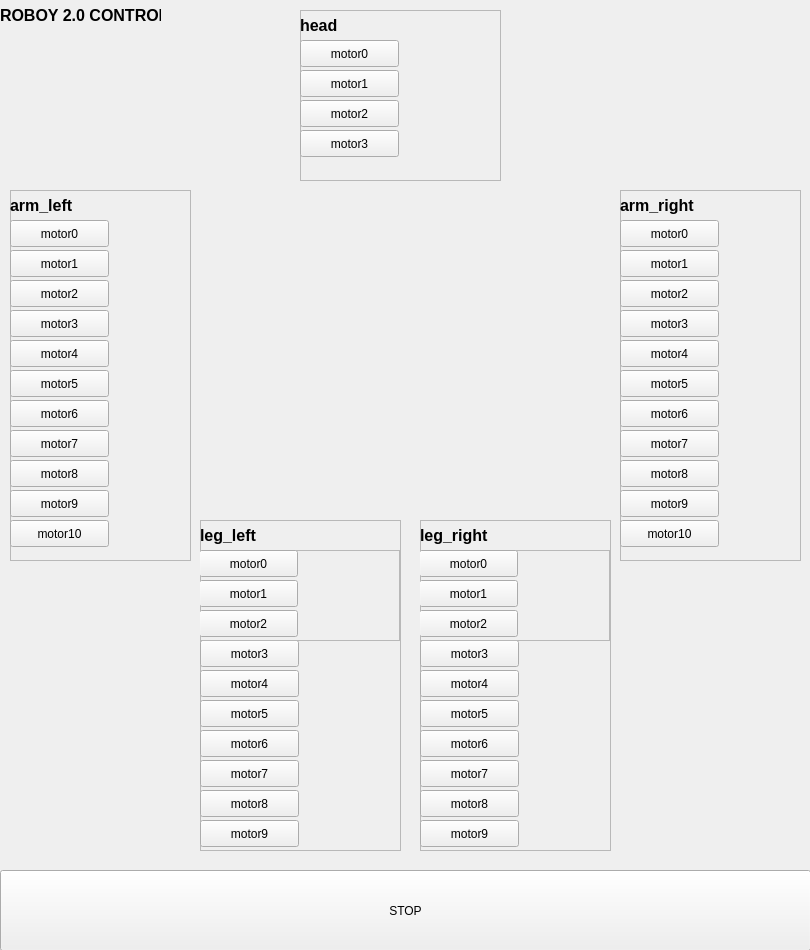
<?xml version="1.0" encoding="UTF-8"?>
<ui version="4.0">
 <class>RoboyControl</class>
 <widget class="QWidget" name="RoboyControl">
  <property name="geometry">
   <rect>
    <x>0</x>
    <y>0</y>
    <width>810</width>
    <height>950</height>
   </rect>
  </property>
  <property name="windowTitle">
   <string>Form</string>
  </property>
  <widget class="QLabel" name="label_2">
   <property name="geometry">
    <rect>
     <x>0</x>
     <y>0</y>
     <width>161</width>
     <height>31</height>
    </rect>
   </property>
   <property name="font">
    <font>
     <pointsize>12</pointsize>
     <weight>75</weight>
     <italic>false</italic>
     <bold>true</bold>
    </font>
   </property>
   <property name="text">
    <string>ROBOY 2.0 CONTROL</string>
   </property>
  </widget>
  <widget class="QFrame" name="head">
   <property name="geometry">
    <rect>
     <x>300</x>
     <y>10</y>
     <width>201</width>
     <height>171</height>
    </rect>
   </property>
   <property name="frameShape">
    <enum>QFrame::StyledPanel</enum>
   </property>
   <property name="frameShadow">
    <enum>QFrame::Raised</enum>
   </property>
   <widget class="QLabel" name="label_3">
    <property name="geometry">
     <rect>
      <x>0</x>
      <y>0</y>
      <width>81</width>
      <height>31</height>
     </rect>
    </property>
    <property name="font">
     <font>
      <pointsize>12</pointsize>
      <weight>75</weight>
      <italic>false</italic>
      <bold>true</bold>
     </font>
    </property>
    <property name="text">
     <string>head</string>
    </property>
   </widget>
   <widget class="QPushButton" name="head_motor_0">
    <property name="geometry">
     <rect>
      <x>0</x>
      <y>30</y>
      <width>99</width>
      <height>27</height>
     </rect>
    </property>
    <property name="text">
     <string>motor0</string>
    </property>
   </widget>
   <widget class="QPushButton" name="head_motor_1">
    <property name="geometry">
     <rect>
      <x>0</x>
      <y>60</y>
      <width>99</width>
      <height>27</height>
     </rect>
    </property>
    <property name="text">
     <string>motor1</string>
    </property>
   </widget>
   <widget class="QPushButton" name="head_motor_2">
    <property name="geometry">
     <rect>
      <x>0</x>
      <y>90</y>
      <width>99</width>
      <height>27</height>
     </rect>
    </property>
    <property name="text">
     <string>motor2</string>
    </property>
   </widget>
   <widget class="QPushButton" name="head_motor_3">
    <property name="geometry">
     <rect>
      <x>0</x>
      <y>120</y>
      <width>99</width>
      <height>27</height>
     </rect>
    </property>
    <property name="text">
     <string>motor3</string>
    </property>
   </widget>
  </widget>
  <widget class="QFrame" name="arm_left">
   <property name="geometry">
    <rect>
     <x>10</x>
     <y>190</y>
     <width>181</width>
     <height>371</height>
    </rect>
   </property>
   <property name="frameShape">
    <enum>QFrame::StyledPanel</enum>
   </property>
   <property name="frameShadow">
    <enum>QFrame::Raised</enum>
   </property>
   <widget class="QLabel" name="label_4">
    <property name="geometry">
     <rect>
      <x>0</x>
      <y>0</y>
      <width>131</width>
      <height>31</height>
     </rect>
    </property>
    <property name="font">
     <font>
      <pointsize>12</pointsize>
      <weight>75</weight>
      <italic>false</italic>
      <bold>true</bold>
     </font>
    </property>
    <property name="text">
     <string>arm_left</string>
    </property>
   </widget>
   <widget class="QPushButton" name="arm_left_motor_0">
    <property name="geometry">
     <rect>
      <x>0</x>
      <y>30</y>
      <width>99</width>
      <height>27</height>
     </rect>
    </property>
    <property name="text">
     <string>motor0</string>
    </property>
   </widget>
   <widget class="QPushButton" name="arm_left_motor_1">
    <property name="geometry">
     <rect>
      <x>0</x>
      <y>60</y>
      <width>99</width>
      <height>27</height>
     </rect>
    </property>
    <property name="text">
     <string>motor1</string>
    </property>
   </widget>
   <widget class="QPushButton" name="arm_left_motor_2">
    <property name="geometry">
     <rect>
      <x>0</x>
      <y>90</y>
      <width>99</width>
      <height>27</height>
     </rect>
    </property>
    <property name="text">
     <string>motor2</string>
    </property>
   </widget>
   <widget class="QPushButton" name="arm_left_motor_3">
    <property name="geometry">
     <rect>
      <x>0</x>
      <y>120</y>
      <width>99</width>
      <height>27</height>
     </rect>
    </property>
    <property name="text">
     <string>motor3</string>
    </property>
   </widget>
   <widget class="QPushButton" name="arm_left_motor_4">
    <property name="geometry">
     <rect>
      <x>0</x>
      <y>180</y>
      <width>99</width>
      <height>27</height>
     </rect>
    </property>
    <property name="text">
     <string>motor5</string>
    </property>
   </widget>
   <widget class="QPushButton" name="arm_left_motor_5">
    <property name="geometry">
     <rect>
      <x>0</x>
      <y>150</y>
      <width>99</width>
      <height>27</height>
     </rect>
    </property>
    <property name="text">
     <string>motor4</string>
    </property>
   </widget>
   <widget class="QPushButton" name="arm_left_motor_6">
    <property name="geometry">
     <rect>
      <x>0</x>
      <y>240</y>
      <width>99</width>
      <height>27</height>
     </rect>
    </property>
    <property name="text">
     <string>motor7</string>
    </property>
   </widget>
   <widget class="QPushButton" name="arm_left_motor_7">
    <property name="geometry">
     <rect>
      <x>0</x>
      <y>210</y>
      <width>99</width>
      <height>27</height>
     </rect>
    </property>
    <property name="text">
     <string>motor6</string>
    </property>
   </widget>
   <widget class="QPushButton" name="arm_left_motor_8">
    <property name="geometry">
     <rect>
      <x>0</x>
      <y>300</y>
      <width>99</width>
      <height>27</height>
     </rect>
    </property>
    <property name="text">
     <string>motor9</string>
    </property>
   </widget>
   <widget class="QPushButton" name="arm_left_motor_9">
    <property name="geometry">
     <rect>
      <x>0</x>
      <y>270</y>
      <width>99</width>
      <height>27</height>
     </rect>
    </property>
    <property name="text">
     <string>motor8</string>
    </property>
   </widget>
   <widget class="QPushButton" name="arm_left_motor_10">
    <property name="geometry">
     <rect>
      <x>0</x>
      <y>330</y>
      <width>99</width>
      <height>27</height>
     </rect>
    </property>
    <property name="text">
     <string>motor10</string>
    </property>
   </widget>
  </widget>
  <widget class="QFrame" name="frame_3">
   <property name="geometry">
    <rect>
     <x>620</x>
     <y>190</y>
     <width>181</width>
     <height>371</height>
    </rect>
   </property>
   <property name="frameShape">
    <enum>QFrame::StyledPanel</enum>
   </property>
   <property name="frameShadow">
    <enum>QFrame::Raised</enum>
   </property>
   <widget class="QLabel" name="label_5">
    <property name="geometry">
     <rect>
      <x>0</x>
      <y>0</y>
      <width>131</width>
      <height>31</height>
     </rect>
    </property>
    <property name="font">
     <font>
      <pointsize>12</pointsize>
      <weight>75</weight>
      <italic>false</italic>
      <bold>true</bold>
     </font>
    </property>
    <property name="text">
     <string>arm_right</string>
    </property>
   </widget>
   <widget class="QPushButton" name="arm_right_motor_0">
    <property name="geometry">
     <rect>
      <x>0</x>
      <y>30</y>
      <width>99</width>
      <height>27</height>
     </rect>
    </property>
    <property name="text">
     <string>motor0</string>
    </property>
   </widget>
   <widget class="QPushButton" name="arm_right_motor_1">
    <property name="geometry">
     <rect>
      <x>0</x>
      <y>60</y>
      <width>99</width>
      <height>27</height>
     </rect>
    </property>
    <property name="text">
     <string>motor1</string>
    </property>
   </widget>
   <widget class="QPushButton" name="arm_right_motor_3">
    <property name="geometry">
     <rect>
      <x>0</x>
      <y>90</y>
      <width>99</width>
      <height>27</height>
     </rect>
    </property>
    <property name="text">
     <string>motor2</string>
    </property>
   </widget>
   <widget class="QPushButton" name="arm_right_motor_4">
    <property name="geometry">
     <rect>
      <x>0</x>
      <y>120</y>
      <width>99</width>
      <height>27</height>
     </rect>
    </property>
    <property name="text">
     <string>motor3</string>
    </property>
   </widget>
   <widget class="QPushButton" name="arm_right_motor_6">
    <property name="geometry">
     <rect>
      <x>0</x>
      <y>180</y>
      <width>99</width>
      <height>27</height>
     </rect>
    </property>
    <property name="text">
     <string>motor5</string>
    </property>
   </widget>
   <widget class="QPushButton" name="arm_right_motor_5">
    <property name="geometry">
     <rect>
      <x>0</x>
      <y>150</y>
      <width>99</width>
      <height>27</height>
     </rect>
    </property>
    <property name="text">
     <string>motor4</string>
    </property>
   </widget>
   <widget class="QPushButton" name="arm_right_motor_8">
    <property name="geometry">
     <rect>
      <x>0</x>
      <y>240</y>
      <width>99</width>
      <height>27</height>
     </rect>
    </property>
    <property name="text">
     <string>motor7</string>
    </property>
   </widget>
   <widget class="QPushButton" name="arm_right_motor_7">
    <property name="geometry">
     <rect>
      <x>0</x>
      <y>210</y>
      <width>99</width>
      <height>27</height>
     </rect>
    </property>
    <property name="text">
     <string>motor6</string>
    </property>
   </widget>
   <widget class="QPushButton" name="arm_right_motor_9">
    <property name="geometry">
     <rect>
      <x>0</x>
      <y>300</y>
      <width>99</width>
      <height>27</height>
     </rect>
    </property>
    <property name="text">
     <string>motor9</string>
    </property>
   </widget>
   <widget class="QPushButton" name="arm_right_motor_10">
    <property name="geometry">
     <rect>
      <x>0</x>
      <y>270</y>
      <width>99</width>
      <height>27</height>
     </rect>
    </property>
    <property name="text">
     <string>motor8</string>
    </property>
   </widget>
   <widget class="QPushButton" name="arm_right_motor_2">
    <property name="geometry">
     <rect>
      <x>0</x>
      <y>330</y>
      <width>99</width>
      <height>27</height>
     </rect>
    </property>
    <property name="text">
     <string>motor10</string>
    </property>
   </widget>
  </widget>
  <widget class="QFrame" name="leg_left">
   <property name="geometry">
    <rect>
     <x>200</x>
     <y>520</y>
     <width>201</width>
     <height>331</height>
    </rect>
   </property>
   <property name="frameShape">
    <enum>QFrame::StyledPanel</enum>
   </property>
   <property name="frameShadow">
    <enum>QFrame::Raised</enum>
   </property>
   <widget class="QLabel" name="label_6">
    <property name="geometry">
     <rect>
      <x>0</x>
      <y>0</y>
      <width>131</width>
      <height>31</height>
     </rect>
    </property>
    <property name="font">
     <font>
      <pointsize>12</pointsize>
      <weight>75</weight>
      <italic>false</italic>
      <bold>true</bold>
     </font>
    </property>
    <property name="text">
     <string>leg_left</string>
    </property>
   </widget>
   <widget class="QPushButton" name="leg_left_motor_3">
    <property name="geometry">
     <rect>
      <x>0</x>
      <y>120</y>
      <width>99</width>
      <height>27</height>
     </rect>
    </property>
    <property name="text">
     <string>motor3</string>
    </property>
   </widget>
   <widget class="QPushButton" name="leg_left_motor_5">
    <property name="geometry">
     <rect>
      <x>0</x>
      <y>180</y>
      <width>99</width>
      <height>27</height>
     </rect>
    </property>
    <property name="text">
     <string>motor5</string>
    </property>
   </widget>
   <widget class="QPushButton" name="leg_left_motor_4">
    <property name="geometry">
     <rect>
      <x>0</x>
      <y>150</y>
      <width>99</width>
      <height>27</height>
     </rect>
    </property>
    <property name="text">
     <string>motor4</string>
    </property>
   </widget>
   <widget class="QPushButton" name="leg_left_motor_7">
    <property name="geometry">
     <rect>
      <x>0</x>
      <y>240</y>
      <width>99</width>
      <height>27</height>
     </rect>
    </property>
    <property name="text">
     <string>motor7</string>
    </property>
   </widget>
   <widget class="QPushButton" name="leg_left_motor_6">
    <property name="geometry">
     <rect>
      <x>0</x>
      <y>210</y>
      <width>99</width>
      <height>27</height>
     </rect>
    </property>
    <property name="text">
     <string>motor6</string>
    </property>
   </widget>
   <widget class="QPushButton" name="leg_left_motor_9">
    <property name="geometry">
     <rect>
      <x>0</x>
      <y>300</y>
      <width>99</width>
      <height>27</height>
     </rect>
    </property>
    <property name="text">
     <string>motor9</string>
    </property>
   </widget>
   <widget class="QPushButton" name="leg_left_motor_8">
    <property name="geometry">
     <rect>
      <x>0</x>
      <y>270</y>
      <width>99</width>
      <height>27</height>
     </rect>
    </property>
    <property name="text">
     <string>motor8</string>
    </property>
   </widget>
   <widget class="QFrame" name="frame">
    <property name="geometry">
     <rect>
      <x>-1</x>
      <y>30</y>
      <width>201</width>
      <height>91</height>
     </rect>
    </property>
    <property name="frameShape">
     <enum>QFrame::StyledPanel</enum>
    </property>
    <property name="frameShadow">
     <enum>QFrame::Raised</enum>
    </property>
    <widget class="QPushButton" name="leg_left_motor_2">
     <property name="geometry">
      <rect>
       <x>0</x>
       <y>60</y>
       <width>99</width>
       <height>27</height>
      </rect>
     </property>
     <property name="text">
      <string>motor2</string>
     </property>
    </widget>
    <widget class="QPushButton" name="leg_left_motor_0">
     <property name="geometry">
      <rect>
       <x>0</x>
       <y>0</y>
       <width>99</width>
       <height>27</height>
      </rect>
     </property>
     <property name="text">
      <string>motor0</string>
     </property>
    </widget>
    <widget class="QPushButton" name="leg_left_motor_1">
     <property name="geometry">
      <rect>
       <x>0</x>
       <y>30</y>
       <width>99</width>
       <height>27</height>
      </rect>
     </property>
     <property name="text">
      <string>motor1</string>
     </property>
    </widget>
   </widget>
  </widget>
  <widget class="QFrame" name="leg_right">
   <property name="geometry">
    <rect>
     <x>420</x>
     <y>520</y>
     <width>191</width>
     <height>331</height>
    </rect>
   </property>
   <property name="frameShape">
    <enum>QFrame::StyledPanel</enum>
   </property>
   <property name="frameShadow">
    <enum>QFrame::Raised</enum>
   </property>
   <widget class="QLabel" name="label_7">
    <property name="geometry">
     <rect>
      <x>0</x>
      <y>0</y>
      <width>131</width>
      <height>31</height>
     </rect>
    </property>
    <property name="font">
     <font>
      <pointsize>12</pointsize>
      <weight>75</weight>
      <italic>false</italic>
      <bold>true</bold>
     </font>
    </property>
    <property name="text">
     <string>leg_right</string>
    </property>
   </widget>
   <widget class="QPushButton" name="leg_right_motor_3">
    <property name="geometry">
     <rect>
      <x>0</x>
      <y>120</y>
      <width>99</width>
      <height>27</height>
     </rect>
    </property>
    <property name="text">
     <string>motor3</string>
    </property>
   </widget>
   <widget class="QPushButton" name="leg_right_motor_5">
    <property name="geometry">
     <rect>
      <x>0</x>
      <y>180</y>
      <width>99</width>
      <height>27</height>
     </rect>
    </property>
    <property name="text">
     <string>motor5</string>
    </property>
   </widget>
   <widget class="QPushButton" name="leg_right_motor_4">
    <property name="geometry">
     <rect>
      <x>0</x>
      <y>150</y>
      <width>99</width>
      <height>27</height>
     </rect>
    </property>
    <property name="text">
     <string>motor4</string>
    </property>
   </widget>
   <widget class="QPushButton" name="leg_right_motor_7">
    <property name="geometry">
     <rect>
      <x>0</x>
      <y>240</y>
      <width>99</width>
      <height>27</height>
     </rect>
    </property>
    <property name="text">
     <string>motor7</string>
    </property>
   </widget>
   <widget class="QPushButton" name="leg_right_motor_6">
    <property name="geometry">
     <rect>
      <x>0</x>
      <y>210</y>
      <width>99</width>
      <height>27</height>
     </rect>
    </property>
    <property name="text">
     <string>motor6</string>
    </property>
   </widget>
   <widget class="QPushButton" name="leg_right_motor_9">
    <property name="geometry">
     <rect>
      <x>0</x>
      <y>300</y>
      <width>99</width>
      <height>27</height>
     </rect>
    </property>
    <property name="text">
     <string>motor9</string>
    </property>
   </widget>
   <widget class="QPushButton" name="leg_right_motor_8">
    <property name="geometry">
     <rect>
      <x>0</x>
      <y>270</y>
      <width>99</width>
      <height>27</height>
     </rect>
    </property>
    <property name="text">
     <string>motor8</string>
    </property>
   </widget>
   <widget class="QFrame" name="frame_2">
    <property name="geometry">
     <rect>
      <x>-1</x>
      <y>30</y>
      <width>191</width>
      <height>91</height>
     </rect>
    </property>
    <property name="frameShape">
     <enum>QFrame::StyledPanel</enum>
    </property>
    <property name="frameShadow">
     <enum>QFrame::Raised</enum>
    </property>
    <widget class="QPushButton" name="leg_right_motor_2">
     <property name="geometry">
      <rect>
       <x>0</x>
       <y>60</y>
       <width>99</width>
       <height>27</height>
      </rect>
     </property>
     <property name="text">
      <string>motor2</string>
     </property>
    </widget>
    <widget class="QPushButton" name="leg_right_motor_0">
     <property name="geometry">
      <rect>
       <x>0</x>
       <y>0</y>
       <width>99</width>
       <height>27</height>
      </rect>
     </property>
     <property name="text">
      <string>motor0</string>
     </property>
    </widget>
    <widget class="QPushButton" name="leg_right_motor_1">
     <property name="geometry">
      <rect>
       <x>0</x>
       <y>30</y>
       <width>99</width>
       <height>27</height>
      </rect>
     </property>
     <property name="text">
      <string>motor1</string>
     </property>
    </widget>
   </widget>
  </widget>
  <widget class="QPushButton" name="stop_button">
   <property name="geometry">
    <rect>
     <x>0</x>
     <y>870</y>
     <width>811</width>
     <height>81</height>
    </rect>
   </property>
   <property name="text">
    <string>STOP</string>
   </property>
  </widget>
 </widget>
 <resources/>
 <connections/>
</ui>
